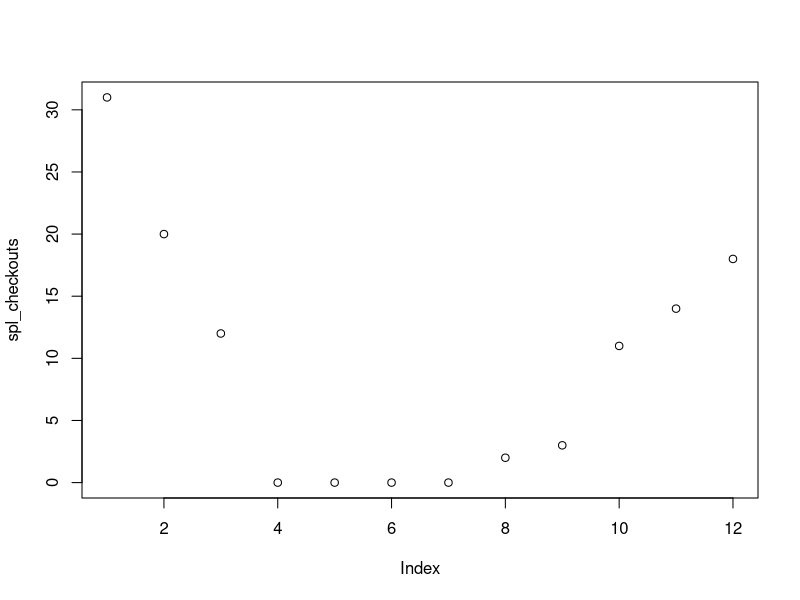

Write R code to recreate this figure.
##############################################################################
## Assignment 1: Introduction to R
## Please write your code/responses in the places marked "Your code/response here"

## This assignment draws on the real Seattle Public Library circulation data for Emily St. John Mandel's novel ''Station Eleven'' in the year 2020.
## You are going to manipulate this real checkout data to explore different trends.

## To explore the circulation data for yourself, see https://data.seattle.gov/Community/Checkouts-by-Title/tmmm-ytt6/data
##############################################################################

## Name: Joe Lollo

## 1. Assign the words "Station Eleven" to a variable called spl_book (1 point)
spl_book <- "Station Eleven"

## 2. Use a built-in R function to print the data type of the variable spl_book to the Console (1 point)
typeof(spl_book)

## 3. Assign the words "Emily St. John Mandel" to a variable called spl_author (1 point)
spl_author <- "Emily St. John Mandel"
#typeof(spl_author)

## Imagine that we want to print out a statement that will describe any SPL book and author that we are analyzing, like so: "The SPL book that we are analyzing is [spl_book] by [spl_author]." Let's write some code that will accomplish this task.

## 4. Use a built-in R function to print out the sentence "The SPL book that we are analyzing is Station Eleven by Emily St. John Mandel." without actually typing "Station Elevan" and "Emily St. John Mandel" and instead using the variables spl_book and spl_author. (2 points)
paste("The SPL book that we are analyzing is", spl_book, "by", spl_author)

## 5. The number of SPL checkouts for physical copies of Station Eleven across the 12 months of the year 2020 was as follows: 31, 20, 12, 0, 0, 0, 0, 2, 3, 11, 14, 18
## Make a vector of these values and assign them to a variable called spl_checkouts (2 points)
spl_checkouts <- c(31, 20, 12, 0, 0, 0, 0, 2, 3, 11, 14, 18)

# Bonus: You can plot the checkouts by month using plot()!
plot(spl_checkouts)

## 6. Use a built-in R function to calculate the length of the vector spl_checkouts (1 point)
spl_length <- length(spl_checkouts) #Should be 12, because it's the length of the months of the year.

## 7. Use a built-in R function to calculate the maximum value of the vector spl_checkouts (1 point)
spl_max <- max(spl_checkouts) #Should be 31

## 8. Use a built-in R function to calculate the minimum value of the vector spl_checkouts (1 point)
spl_min <- min(spl_checkouts) #Should be 0

## 9. Use a built-in R function to calculate the average (mean) value of the vector spl_checkouts (1 point)
spl_mean <- mean(spl_checkouts) #Should be 9.25

## 10. Use a built-in R function to calculate the sum total of the vector spl_checkouts (1 point)
spl_sum <- sum(spl_checkouts) #Should be 111

## 11. Make a comment below (1 point), and write 3 or more sentences about the pattern of the physical checkouts for Station Eleven across the 12 months of 2020: 31, 20, 12, 0, 0, 0, 0, 2, 3, 11, 14, 18
## Answer: 
## Assuming that January is the first month, February the second, and so on, it is interesting to note that the book had a 4-month period of no physical checkouts from April to July (months indexed by 4:7 in the vector), which makes sense because many libraries were closed at that time as a result of the COVID-19 pandemic. Similarly, the fact that the number of checkouts picks back up starting in August, the month indexed at 8, is a representation of how restrictions were loosened slightly during that time and in-person interactions were slowly being integrated again in these spaces. As my family and I are SPL patrons, I think this distribution is an accurate representation of my experience placing holds on and picking up materials, especially with services picking up to almost "normal" levels right at the end of 2020.

## Does this pattern surprise you? Why or not why not? What other information or data would you want to explore after seeing this information? (3 points)
## Answer:
## I was not entirely surprised that the data went down to 0 in April 2020, given what we knew already about the world and how most services changed to being virtual during the COVID-19 pandemic. Despite this, the visual plot associated with the vector I made helped me understand just how significant of a change the closing of libraries and other institutions during COVID-19 was in our daily lives, as the data is just one bit of information showing that there was no physical or in-person engagement with the library.
## Additionally, I think that having some sort of information about the book and its content would be helpful or interesting, like extra information dedicated to the book's genre or year (indicated in the original book's data, I assume?), would help bring more context as to why there was a newfound interest in this book picking up when COVID hit -- it was only after Googling it that I realized it was a novel about another pandemic or disease, from which I was even LESS surprised than I was initially about the amount of checkouts of the book over 2020. I think this speaks to the big problem associated with only having a limited amount of data dedicated to one subject, as you don't know the full story or context behind what was selected to analyze, especially data related to books and other cultural materials, as well as people-centered research like LIS and the social sciences, as just listing their names and authors may reduce their significance.


